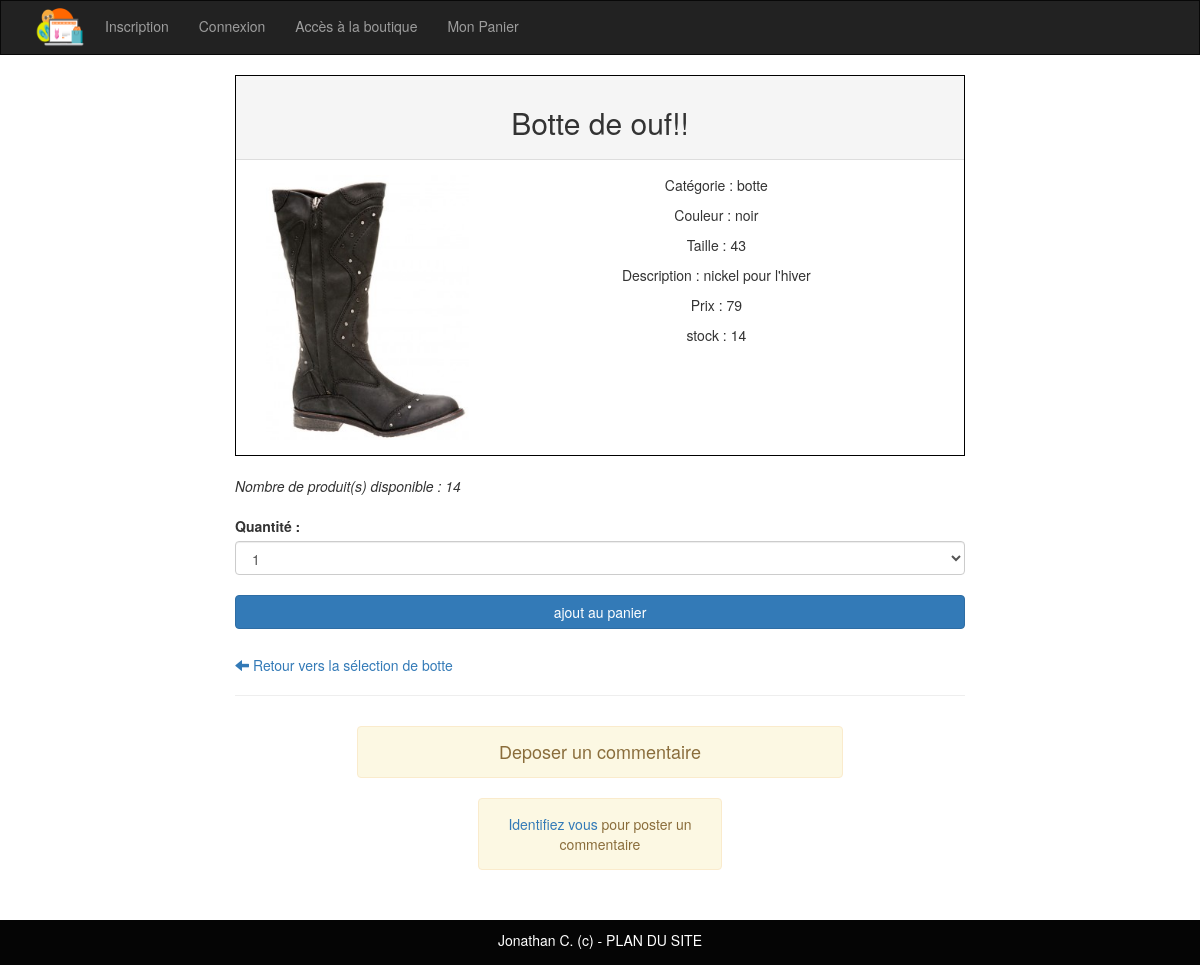
Screenshot of /boutique2/fiche_produit.php?id_produit=7 with the database file from the repository.
### tables this page shows
CREATE TABLE `produit` (
  `id_produit` int(3) NOT NULL,
  `reference` varchar(20) NOT NULL,
  `categorie` varchar(20) NOT NULL,
  `titre` varchar(100) NOT NULL,
  `description` text NOT NULL,
  `couleur` varchar(20) NOT NULL,
  `taille` varchar(5) NOT NULL,
  `public` enum('m','f','mixte','') NOT NULL,
  `photo` varchar(250) DEFAULT NULL,
  `prix` int(3) NOT NULL,
  `stock` int(3) NOT NULL
);

### boutique2/inc/fonction.inc.php (called while the page is built, shortened)
<?php
function internauteEstConnecte()
{
	if(!isset($_SESSION['membre']))
	{
		return false;
	}
	else
	{
		return true;
	}
}

### boutique2/inc/init.inc.php (called while the page is built, shortened)
<?php
$content = '';
require_once("fonction.inc.php");

### boutique2/fiche_produit.php (the view, shortened to what this page needs)
<?php
require_once("inc/init.inc.php");
if(isset($_GET['id_produit']))
{
	$resultat =  $pdo->query("SELECT * FROM produit WHERE id_produit = '$_GET[id_produit]'");
	$produit = $resultat->fetch(PDO::FETCH_ASSOC);
	$content .= '<div class="col-md-8 col-md-offset-2">
					<div class="panel-default border">
						<div class="panel-heading text-center"><h2>' . $produit['titre'] . '</h2></div>
							<div class="panel-body">
							<img src="' . $produit['photo'] . '" width="300" height="230" class="col-md-4 img-responsive">
							<p class="text-center">Catégorie : ' . $produit['categorie'] . '</p>
							<p class="text-center">Couleur : ' . $produit['couleur'] . '</p>
							<p class="text-center">Taille : ' . $produit['taille'] . '</p>
							<p class="text-center">Description : ' . $produit['description'] . '</p>
							<p class="text-center">Prix : ' . $produit['prix'] . '</p>
							<p class="text-center">stock : ' . $produit['stock'] . '</p>
							</div>
						</div><br>';
if($produit['stock'] > 0)
{
	$content .= "<i>Nombre de produit(s) disponible : $produit[stock]</i><br><br>";
	$content .= '<form method="post" action="panier.php">';
	$content .= "<input type='hidden' name='id_produit' value='$produit[id_produit]'>";
	$content .= '<label for="quantite">Quantité : </label>';
	$content .= '<select id="quantite" name="quantite" class="form-control">';
		for($i = 1; $i <= $produit['stock'] && $i <= 5; $i++)
		{
			$content .= "<option>$i</option>";
		}
	$content .= '</select><br>';
	$content .= '<input type="submit" name="ajout_panier" value="ajout au panier" class="col-md-12 btn btn-primary">';
	$content .= '</form><br><br>';
}
else
{
	$content .= '<div class="alert alert-danger text-center">Rupture de stock !! </div>';
}
$content .= '<br><a href="boutique.php?categorie=' . $produit['categorie'] . '"><span class="glyphicon glyphicon-arrow-left"></span>  Retour vers la sélection de ' . $produit['categorie'] . '</a><hr>';
$content .= '<h4 class="text-center alert alert-warning col-md-8 col-md-offset-2">Deposer un commentaire</h4>';
if(!internauteEstConnecte())
{
	$content .='<div class="col-md-4 col-md-offset-4 alert alert-warning text-center"><a href="connexion.php">Identifiez vous  </a> pour poster un commentaire</div>';
}
$content .='</div>';
$content .= '</div>';
}
require_once("inc/haut.inc.php");
echo $content;
require_once("inc/bas.inc.php");

### boutique2/inc/css/style.css (style rules this page uses)
* { margin: 0; padding: 0; }
.border { border: 1px solid black; }

### rows the page displays
produit: titre "Botte de ouf!!", photo (picture), categorie "botte", couleur "noir", taille "43", description "nickel pour l'hiver", prix "79", stock "14"

### other values shown
form field quantite "1"
